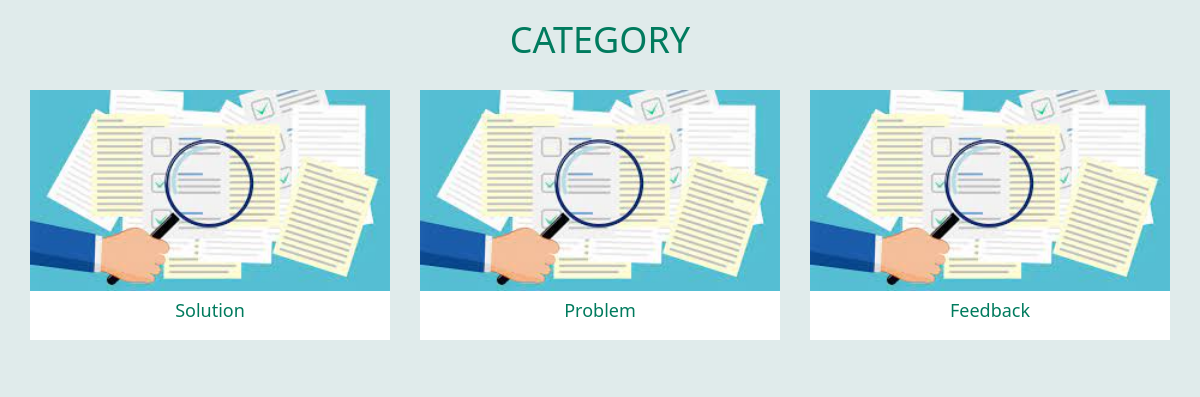
The app's page /category.php?department=1 with its own data.
### tables this page shows
CREATE TABLE `category` (
  `categoryID` int(11) NOT NULL,
  `categoryName` varchar(20) NOT NULL,
  `ideaClosureDate` date DEFAULT NULL,
  `departmentID` int(11) NOT NULL
);

### category.php (the view, shortened to what this page needs)
<?php
	include('conn.php');
?>
<!DOCTYPE html>
<html lang="en">
	<head>
		<link rel="stylesheet" href="https://maxcdn.bootstrapcdn.com/bootstrap/3.4.1/css/bootstrap.min.css">
		<link rel="stylesheet" href="https://maxcdn.bootstrapcdn.com/bootstrap/3.4.1/css/bootstrap.min.css">
	</head>
	<body>
		<section id="department" >
			<div class="container">
<h5 class="section-title h1">Category</h5>
				<br>
				<div class="row">
					<?php
					$department = $_SESSION['department'];
						$query = mysqli_query($conn,"SELECT * FROM category WHERE departmentID = '$department'");
						while($row = mysqli_fetch_array($query))
						{
							$categoryID = $row['categoryID'];
							$categoryName = $row['categoryName'];
					?>
					<div class="col-xs-12 col-sm-6 col-md-4">
						<a href="discussion.php?category=<?php echo $categoryID ?>" style="text-decoration: none">
							<div class="frontside">
								<div class="card">
									<div class="card-body text-center">
										<p><?php echo "<img src='images/grey.jpg' alt='card image'>";?></p>
											<h4 class="card-title"><?php echo $categoryName;?></h4>
									</div>
								</div>
							</div>
						</a>
					</div>
					<?php
						}
					?>
				</div>
			</div>
		</section>
	</body>
</html>

### category.php (style rules this page uses)
body { margin: 0px; font-family: 'segoe ui'; background-color:#e0ebeb; }
section .section-title { text-align: center; color: #007b5e; text-transform: uppercase; }
#department .card { border: none; background: #ffffff; }
.frontside { position: relative; -webkit-transform: rotateY(0deg); -ms-transform: rotateY(0deg); z-index: 2; margin-bottom: 30px; }
.frontside .card { min-height: 250px; }
.frontside .card .card-title, .backside .card .card-title { color: #007b5e !important; }
.frontside .card .card-body img { width:100%; }

### records on screen
category: categoryName "Solution"
category: categoryName "Problem"
category: categoryName "Feedback"
